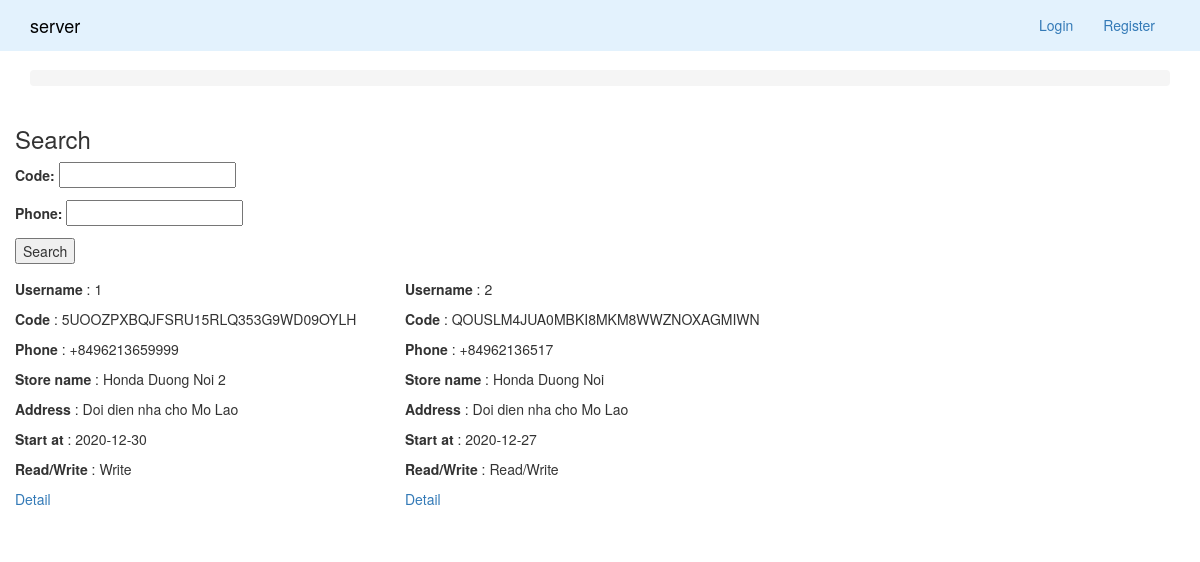
The page /user/ on the database its author committed.
### firmware/models/User.py (models this page shows)
class User(TemplateUser):
    code = models.CharField(max_length=200)
    readable = models.BooleanField(default=True)
    writable = models.BooleanField(default=True)
    phone = models.CharField(max_length=20)
    store_name = models.CharField(max_length=200)
    address = models.CharField(max_length=200)
    start_at = models.DateField(auto_now=True)

### firmware/views/UserView.py (the view, shortened to what this page needs)
# urls.py: url(r'^user/$', UserView.as_view(), name='user'),
class UserView(View):
    template_name = 'firmware/user.html'
    def get_users(self):
        users = User.objects.filter(groups__name__in=['user']).all()
        return users
    def get_items(self, users):
        items = []
        for user in users:
            item = {
                'id': user.id,
                'username': user.username,
                'code': user.code,
                'phone': user.phone,
                'store_name': user.store_name,
                'address': user.address,
                'start_at': str(user.start_at),
                'choice': util.get_choice(user)
            }
            items.append(item)
        return items
    def get(self, request):
        users = self.get_users()
        items = self.get_items(users)
        context = {
            'items': items,
            'search_user_form': SearchUserForm()
        }
        return TemplateResponse(request, self.template_name, context)

### firmware/forms/SearchUserForm.py
class SearchUserForm(forms.Form):
    code = forms.CharField(required=False)
    phone = forms.CharField(required=False)

### firmware/context_processors.py (called while the page is built)
def is_moderator(request):
    return request.user.groups.filter(name='moderator').exists()

def user(request):
    return {
        'user': request.user,
        'moderator': is_moderator(request)
    }

### firmware/views/util.py (called while the page is built)
def get_choice(user):
    if user.readable and user.writable:
        return 'Read/Write'
    elif not user.readable and user.writable:
        return 'Write'
    elif user.readable and not user.writable:
        return 'Read'
    elif not user.readable and not user.writable:
        return 'None'
    else:
        raise NotImplementedError

### templates/firmware/user.html (shortened to what this page needs)
{% extends 'includes/layout.html' %}
{% load static %}
{% load humanize %}
{% load mathfilters %}
{% block content %}
    <div class="row">
        {% if search_user_form %}
            <h3> Search </h3>
            <form method='post'>{% csrf_token %}
                {{ search_user_form.as_p }}
                <button type='submit'> Search </button>
            </form>
        {% endif %}
    </div>
    <div class="row">
        {% for item in items %}
            <div class='col-lg-4' style='margin: 15px 0'>
                <div class="row">
                    <p> <strong> Username </strong>: {{item.username}} </p>
                    <p> <strong> Code </strong>: {{item.code}} </p>
                    <p> <strong> Phone </strong>: {{item.phone}} </p>
                    <p> <strong> Store name </strong>: {{item.store_name}} </p>
                    <p> <strong> Address </strong>: {{item.address}} </p>
                    <p> <strong> Start at </strong>: {{item.start_at}} </p>
                    <p> <strong> Read/Write </strong>: {{item.choice}} </p>
                    <p> <a href='{% url 'firmware:user-detail' item.id %}'> Detail </a> </p>
                </div>
            </div>
        {% endfor %}
    </div>
{% endblock %}

### static/css/shop-homepage.css (style rules this page uses)
body { padding-top: 70px; }

### rows shown on the page
User: code "5UOOZPXBQJFSRU15RLQ353G9WD09OYLH", phone "+8496213659999", store_name "Honda Duong Noi 2", address "Doi dien nha cho Mo Lao"
User: code "QOUSLM4JUA0MBKI8MKM8WWZNOXAGMIWN", phone "+84962136517", store_name "Honda Duong Noi", address "Doi dien nha cho Mo Lao"

### other values the page prints
{{ item.username }} "1" "2"
{{ item.start_at }} "2020-12-30" "2020-12-27"
{{ item.choice }} "Write" "Read/Write"
